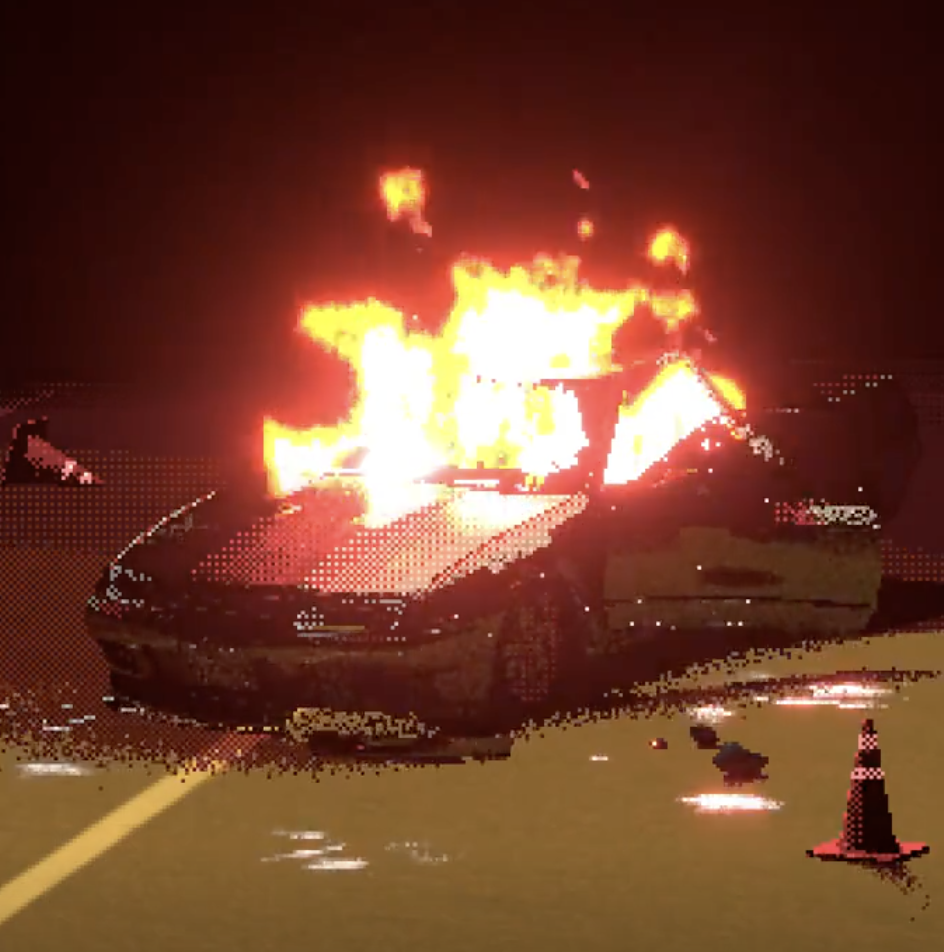
#> input picture assets/source/car.png, 944 x 952 px, found by its file name
$ python fire.py assets/source/car.png assets/fire.gif
#> lines starting #> are read from the running program, lines starting #| are printed output that depends on the picture; after the words box and inside, x2 and y2 are one past the last pixel; in counts of white or black regions, pixels touching at a corner belong together
"""Black-and-white pixel-art burning car with live, coded fire (animated GIF).

Regenerate:  python3 .github/scripts/fire.py assets/source/car.png assets/fire.gif

Car body  -> taken from the user's image, grayscale + ordered (Bayer) dither.
Flames    -> removed from the photo and replaced by a 'Doom fire' simulation:
             each pixel's heat rises from the pixel below, cooling and drifting
             randomly, so the fire really moves frame to frame.
"""
import sys, random
import numpy as np
from PIL import Image

SRC, OUT = sys.argv[1], sys.argv[2]
PX = 3                      # size of one "pixel" on screen
W, H = 400, 190             # low-res grid  -> 1200 x 570 output
FRAMES, MS = 48, 70         # ~3.4 s loop at ~14 fps
rng = np.random.default_rng(11)

# ---------- 1. load + place the car on a wide black canvas ----------
im = Image.open(SRC).convert("RGB").crop((0, 110, 944, 905))   # trim empty sky/ground
scale = H / im.height
#> scale = 0.239
cw = round(im.width * scale)
#> cw = 226
im = im.resize((cw, H), Image.LANCZOS)
#> im: PIL image 226x190 RGB
rgb = np.asarray(im).astype(float) / 255
r, g, b = rgb[..., 0], rgb[..., 1], rgb[..., 2]

# flame intensity from the photo: hot (red+green high) pixels in the upper part
yy = np.arange(H)[:, None] * np.ones((1, cw))
fint = np.clip((r - .55) / .40, 0, 1) * np.clip((g - .15) / .55, 0, 1)
fint[yy > H * .70] = 0
#> fint: shape (190, 226) float64; min 0, max 1, mean 0.133
flame = fint > .22
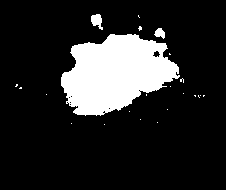
#> flame: shape (190, 226) bool; 15.8% white; 23 white regions (20 under 20 px), largest, box (x1, y1, x2, y2) and area: (61, 34, 180, 116) 6521, (91, 14, 103, 30) 122, (154, 28, 165, 39) 78

# make the CAR the bright subject: red-lit metal reads bright, the yellow road reads dark
val = .65 * r + .35 * g
ratio = g / np.maximum(r, 1e-3)
road = (ratio > .62) & (yy > H * .55)
#> road: shape (190, 226) bool; 22.5% white; 61 white regions (57 under 20 px), largest, box (x1, y1, x2, y2) and area: (0, 125, 226, 190) 9128, (85, 105, 128, 116) 254, (68, 143, 104, 151) 101, (70, 120, 80, 126) 24
sky = ratio < .28
#> sky: shape (190, 226) bool; 21.6% white; 161 white regions (149 under 20 px), largest, box (x1, y1, x2, y2) and area: (0, 0, 110, 91) 3934, (146, 0, 226, 106) 3358, (23, 126, 77, 149) 409
val = np.where(road, val * .45, val)
val = np.where(sky, val * .25, val)
yfade = np.clip((yy - H * .46) / (H * .12), 0, 1)          # 0 above the roof -> 1 below it
halo = (ratio < .45) & ~(fint > .22)
#> halo: shape (190, 226) bool; 56% white; 82 black regions (71 under 20 px), largest, box (x1, y1, x2, y2) and area: (0, 100, 226, 190) 11034, (61, 34, 187, 121) 6643, (52, 121, 120, 133) 207
val = np.where(halo, val * (.38 + .62 * yfade), val)
# sharpen edges so the car outline, wheels and panels pop
def blur(a, k=3):
#> called with k = 3
    p_ = np.pad(a, k, mode="edge"); out = np.zeros_like(a)
    for dy in range(-k, k + 1):
        for dx in range(-k, k + 1):
            out += p_[k + dy:k + dy + a.shape[0], k + dx:k + dx + a.shape[1]]
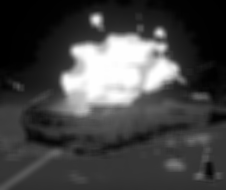
#> out: shape (190, 226) float64; min 0.362, max 49, mean 13.6; drawn with min black and max white
    return out / (2 * k + 1) ** 2
val = val + 1.6 * (val - blur(val))
lum = np.clip((val - .16) / .62, 0, 1) ** 1.25
lum[flame] = 0                                        # fire is drawn by the simulation instead
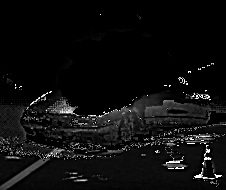
#> lum: shape (190, 226) float64; min 0, max 1, mean 0.0556

car = np.zeros((H, W)); src = np.zeros((H, W))
x0 = (W - cw) // 2
#> x0 = 87
car[:, x0:x0 + cw] = lum
src[:, x0:x0 + cw] = np.where(flame, fint, 0)
xs = np.arange(W)
edge = np.clip(np.minimum(xs - x0, x0 + cw - xs) / 50, 0, 1) ** 1.2
vfade = np.clip((H - 1 - np.arange(H)) / 30, 0, 1)
car *= edge[None, :] * vfade[:, None]
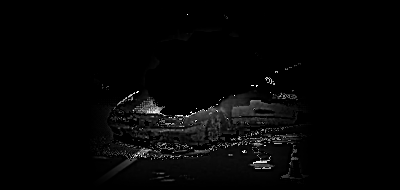
#> car: shape (190, 400) float64; min 0, max 1, mean 0.022
cols = np.nonzero(src.max(0) > 0)[0]
#> cols = 137 values from 102 to 291
top = np.array([np.nonzero(src[:, x])[0].min() if src[:, x].max() > 0 else H for x in range(W)])
#> top = 400 values, max 190 at index 0, min 14 at index 183, mean 140.9
bot = np.array([np.nonzero(src[:, x])[0].max() if src[:, x].max() > 0 else 0 for x in range(W)])
#> bot = 400 values, max 124 at index 191, min 0 at index 0, mean 34.23
# feed heat mostly at the base of each flame column; the sim grows the tongues
Y = np.arange(H)[:, None]
base_w = np.clip((Y - top[None, :]) / np.maximum(bot - top, 1)[None, :], 0, 1) ** 1.4
src = src * (.25 + .75 * base_w)

# ---------- 2. Doom-fire simulation ----------
# every frame, heat rises one row, cools a little and drifts sideways.
# the photo's flame pixels keep feeding heat in (with flicker), so the fire
# keeps the original shape but its tongues lick upward and move.
MAXH = 30
heat = np.zeros((H, W))

# smooth noise that scrolls upward -> flames flicker in blobs, not static
def smooth_noise(h, w, cell):
#> called with h = 570, w = 400, cell = 8
    g = rng.random((h // cell + 2, w // cell + 2))
    img = Image.fromarray((g * 255).astype(np.uint8)).resize(((w // cell + 2) * cell, (h // cell + 2) * cell), Image.BICUBIC)
    return np.asarray(img)[:h, :w] / 255
#> returned value: shape (570, 400) float64
NOISE = .6 * smooth_noise(H * 3, W, 8) + .4 * smooth_noise(H * 3, W, 3)
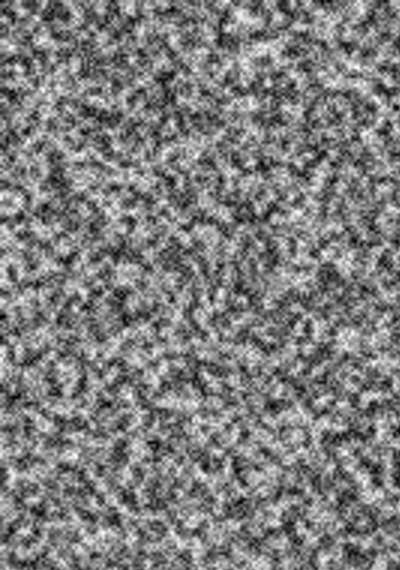
#> NOISE: shape (570, 400) float64; min 0.00235, max 1, mean 0.494
tick = [0]

def step(heat):
    new = np.zeros_like(heat)
    for y in range(H - 1):
        decay = rng.integers(0, 4, W) * (rng.random(W) < .5)
        dst = np.clip(xs + rng.integers(-1, 2, W), 0, W - 1)
        np.maximum.at(new[y], dst, heat[y + 1] - decay)
    new = np.maximum(new, 0)
    tick[0] += 1
    off = (tick[0] * 3) % (H * 2)
    n = NOISE[H * 2 - off: H * 3 - off] if off else NOISE[H * 2:]
    feed = src * MAXH * 1.6 * np.clip(.35 + .9 * n, 0, 1.1)
    return np.maximum(new, feed)

for _ in range(60):
    heat = step(heat)

# ---------- 3. render ----------
bayer = np.array([[0, 8, 2, 10], [12, 4, 14, 6], [3, 11, 1, 9], [15, 7, 13, 5]]) / 16 + 1 / 32
thr = np.tile(bayer, (H // 4 + 1, W // 4 + 1))[:H, :W]

sparks = []
frames = []
for f in range(FRAMES):
    heat = step(heat)
    fire = np.clip(heat / MAXH, 0, 1) ** 1.45    # only hot parts glow -> crisp tongues
    # light the car where the fire is close (simple glow by blurring the fire)
    glow = np.pad(fire, 6)
    for _ in range(4):
        glow = (glow + np.roll(glow, 3, 0) + np.roll(glow, -3, 0) + np.roll(glow, 3, 1) + np.roll(glow, -3, 1)) / 5
    glow = glow[6:-6, 6:-6]
    flick = .8 + .2 * rng.random()
    img = np.maximum(car * (1 + 1.1 * glow * flick), fire)
    # embers floating up
    if rng.random() < .7:
        x = rng.choice(cols); sparks.append([float(x), float(top[x]), rng.uniform(-.4, .4)])
    keep = []
    for s in sparks:
        s[1] -= rng.uniform(1, 2.2); s[0] += s[2] + rng.uniform(-.5, .5)
        if s[1] > 4 and 0 < s[0] < W - 1:
            img[int(s[1]), int(s[0])] = 1; keep.append(s)
    sparks = keep[-40:]
    LEVELS = 6   # a few grey steps + ordered dither = pixel-art look, still pure black & white
    q = np.floor(np.clip(img, 0, 1) * (LEVELS - 1) + thr) / (LEVELS - 1)
    bw = (np.clip(q, 0, 1) * 255).astype(np.uint8)
    frame = Image.fromarray(bw, "L").resize((W * PX, H * PX), Image.NEAREST).convert("P")
    frames.append(frame)
#> this loop made 48 passes
#> x on passes 2, 4, 6, 7, 8, 9, 10, 12, 13, 14, 16, 17: 103, 200, 233, 172, 229, 252, 108, 179, 161, 269, 264, 249
#> pass 1, in step (call 61), `n = NOISE[H * 2 - off: H * 3 - off] if off else NOISE[H * 2:]`:
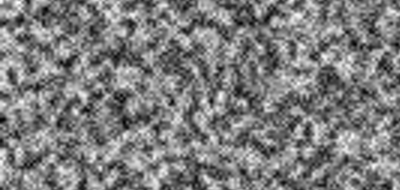
#> n: shape (190, 400) float64; min 0.00314, max 1, mean 0.495
#> after the loop:
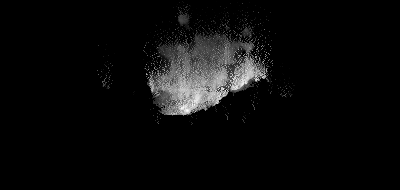
#> heat: shape (190, 400) float64; min 0, max 49.88, mean 2.1; drawn with min black and max white
#> after the loop, frames = 48 items; s = [188.6, 24.87, -0.218]

frames[0].save(OUT, save_all=True, append_images=frames[1:], duration=MS, loop=0,
               optimize=True, disposal=1)
frames[FRAMES // 2].convert("L").save(OUT.replace(".gif", "_still.png"))
print("saved", OUT)
